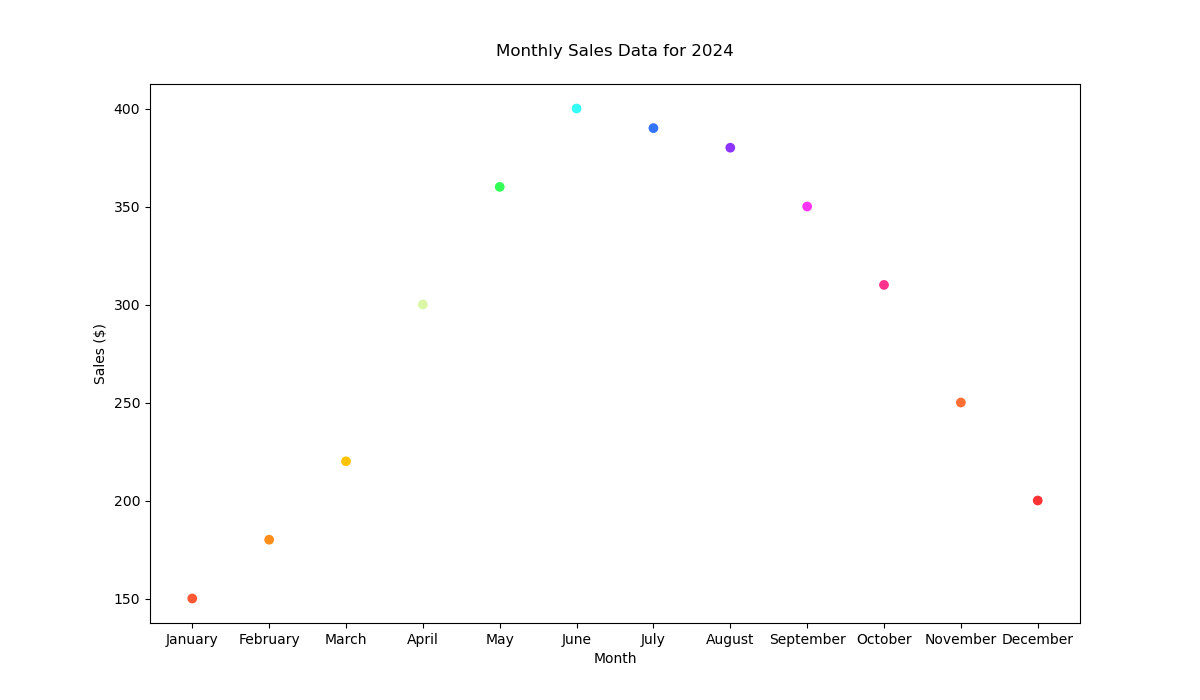

Generate this figure with Python:

import matplotlib.pyplot as plt

months = ['January', 'February', 'March', 'April', 'May', 'June',
          'July', 'August', 'September', 'October', 'November', 'December']
sales = [150, 180, 220, 300, 360, 400, 390, 380, 350, 310, 250, 200]

colors = [
    '#FF5733', '#FF8D1A', '#FFC300', '#DAF7A6', '#33FF57', 
    '#33FFF6', '#3375FF', '#8D33FF', '#FF33F6', '#FF338D', 
    '#FF6F33', '#FF3333'
]

plt.figure(figsize=(12, 7))

plt.scatter(months, sales, c=colors)

plt.title('Monthly Sales Data for 2024', pad=20)
plt.xlabel('Month')
plt.ylabel('Sales ($)')
plt.xticks(months)

plt.show()
